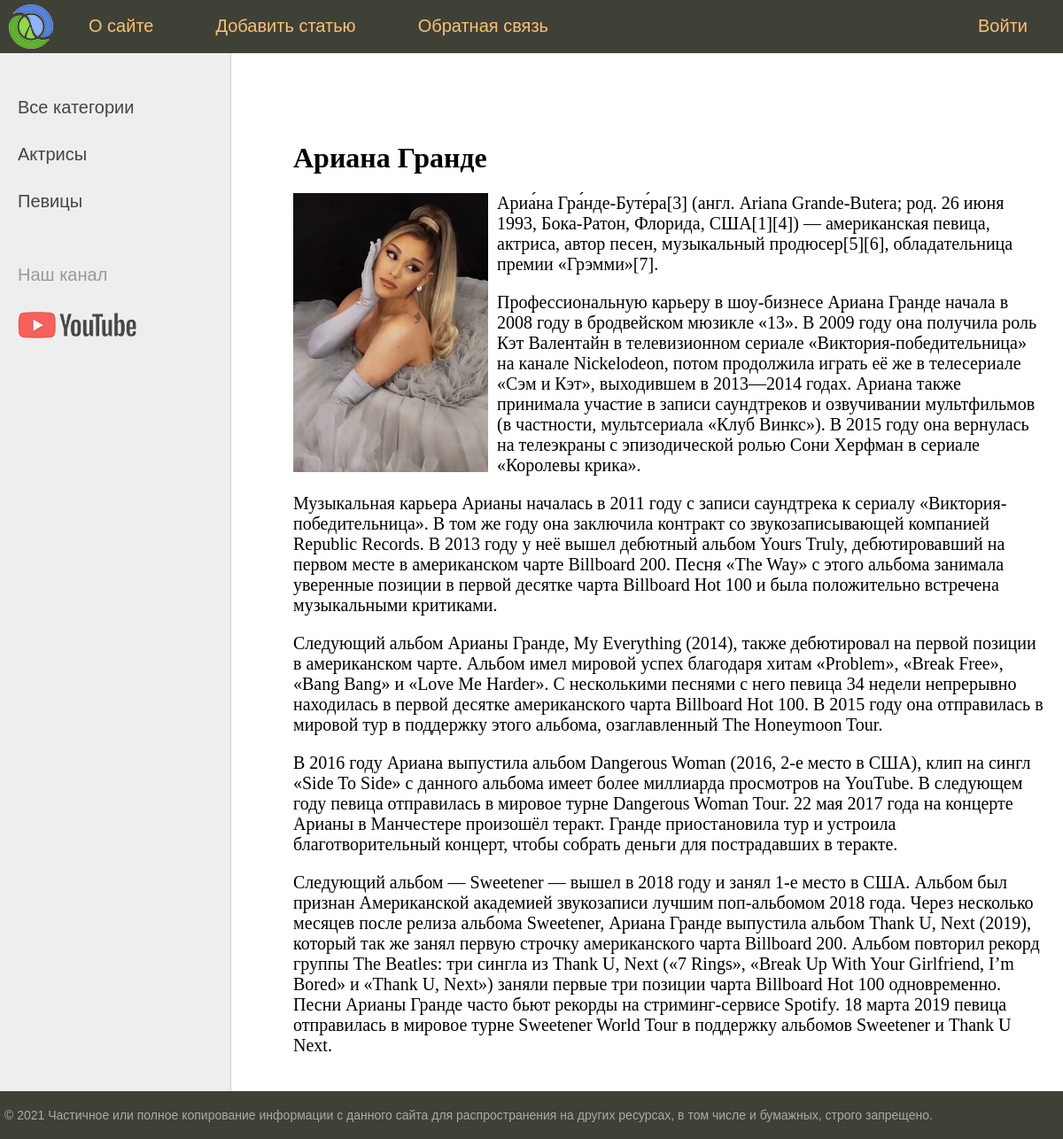
The app's page /post/ariana-grande/ with its own data.
### women/models.py (models this page shows, shortened)
class Category(models.Model):
    name = models.CharField(max_length=100, db_index=True)
    slug = models.SlugField(max_length=255, unique=True, db_index=True, verbose_name="URL")
    def get_absolute_url(self):
        return reverse("category", kwargs={"cat_slug": self.slug})
    class Meta:
        verbose_name = "Категории"
        verbose_name_plural = "Категории"
        ordering = ['id']

class Women(models.Model):
    title = models.CharField(max_length=255, verbose_name="Заголовок")
    slug = models.SlugField(max_length=255, unique=True, db_index=True, verbose_name="URL")
    content = models.TextField(blank=True, verbose_name="Текст статьи")
    photo = models.ImageField(upload_to="photos/%Y/%m/%d/", blank=True, verbose_name="Фото")
    time_create = models.DateTimeField(auto_now_add=True, verbose_name="Дата создания")
    time_update = models.DateTimeField(auto_now=True, verbose_name="Дата обновления")
    is_published = models.BooleanField(default=True, verbose_name="Публикация")
    cat = models.ForeignKey("Category", on_delete=PROTECT, verbose_name="Категория")
    class Meta:
        verbose_name = "Известные женщины"
        verbose_name_plural = "Известные женщины"
        ordering = ['time_create', 'title']

### women/views.py (the view)
# urls.py: path('post/<slug:post_slug>/', show_post, name='post'),
def show_post(request, post_slug):
    post = get_object_or_404(Women, slug=post_slug)
    insert_content = {
        'post': post,
        'menu': menu,
        'title': post.title,
        'cat_selected': post.cat_id,
    }
    return render(request, 'women/post.html', context=insert_content)

### women/templatetags/women_tags.py (called while the page is built)
@register.inclusion_tag('women/list_categories.html') # включающий тег
def show_categories():
    cats = Category.objects.all()
    return {"cats": cats}

### women/templates/women/post.html
{% extends 'women/base.html' %}
{% block content %}
<h1>{{post.title}}</h1>
{% if post.photo %}
<p><img class="img-article-left" src="{{post.photo.url}}"></p>
{% endif %}
{{post.content|linebreaks}}
{% endblock %}

### women/templates/women/list_categories.html
{% for c in cats %}
    {% if c.pk == cat_selected %}
        <li class="selected">{{c.name}}</li>
    {% else %}
        <li><a href="{{ c.get_absolute_url }}">{{c.name}}</a></li>
    {% endif %}
{% endfor %}

### women/static/women/css/styles.css (style rules this page uses)
html, body { font-family: 'Arial'; margin: 0; padding: 0; height: 100%; width: 100%; color: #444; }
a { color: #0059b2; text-decoration: none; }
img { max-width: 600px; height: auto; }
img.img-article-left { max-width: 300px; height: auto; float: left; padding: 0 10px 10px 0; }
.left-chapters ul li { margin: 30px 0 0 0; color: #999; }
.left-chapters ul li a { color: #444; text-decoration: none; }
.content-text h1 { font-size: 32px; }

### records on screen
Category: name "Актрисы"
Category: name "Певицы"
Women: title "Ариана Гранде", photo (picture), content "Ариа́на Гра́нде-Буте́ра[3] (англ. Ariana Grande-Butera; род. 26 июня 1993, Бока-Ратон, Флорида, США[1][4]) — американская певица, актриса, автор песен, музыкальный продюсер[5][6], обладательница премии «Грэмми»[7]. Профессиональную карьеру в шоу-бизнесе Ариана Гранде начала в 2008 году в бродвейском мюзикле «13». В 2009 году она получила роль Кэт Валентайн в телевизионном сериале «Виктория-победительница» на канале Nickelodeon, потом продолжила играть её же в телесериале «Сэм и Кэт», выходившем в 2013—2014 годах. Ариана также принимала участие в записи саундтреков и озвучивании мультфильмов (в частности, мультсериала «Клуб Винкс»). В 2015 году она вернулась на телеэкраны с эпизодической…"

### other values on screen
{{ m.title }} "О сайте" "Добавить статью" "Обратная связь"
{{ m.title }} "Войти"
